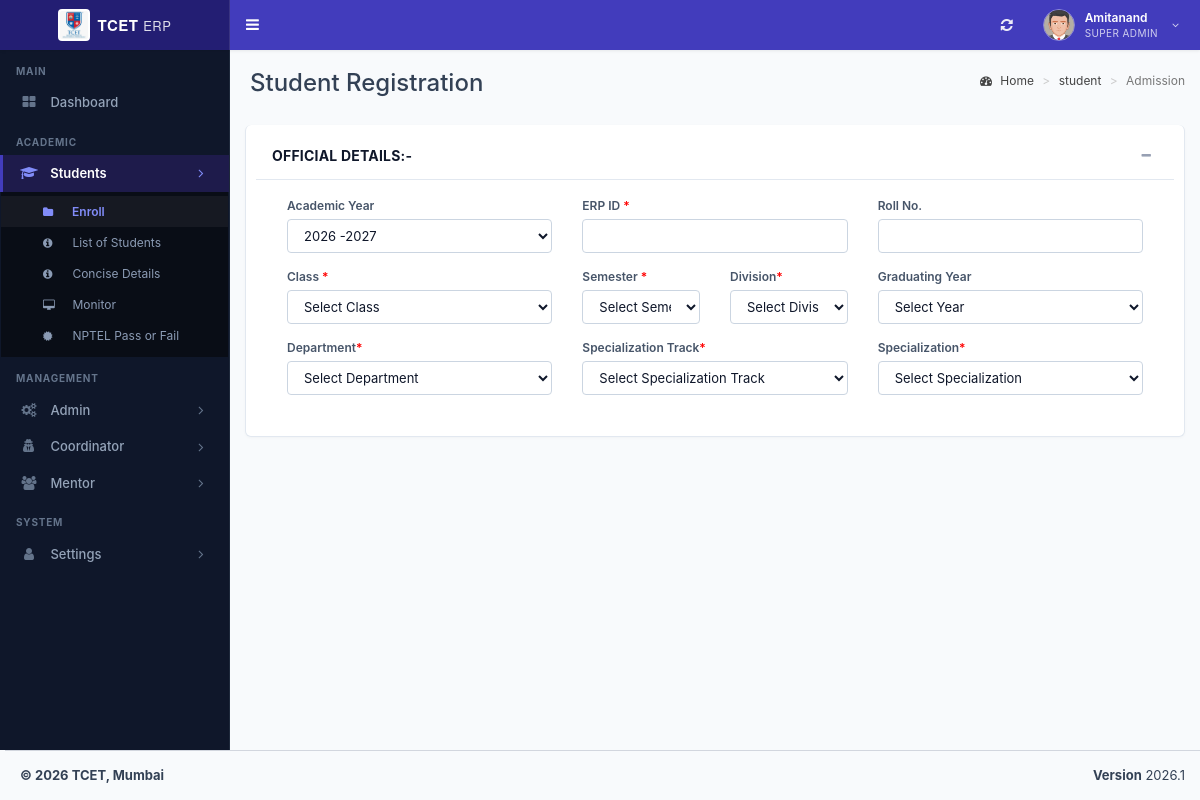
/admin/student_admission.php (signed in), run on the app's committed database.
### tables this page shows
CREATE TABLE `st_role_master` (
  `role_id` int(11) NOT NULL,
  `role_name` varchar(100) NOT NULL,
  PRIMARY KEY (`role_id`)
);

CREATE TABLE `st_login` (
  `login_id` int(11) NOT NULL AUTO_INCREMENT,
  `username` varchar(200) NOT NULL,
  `password` varchar(255) NOT NULL,
  `user_id` int(11) NOT NULL,
  `created_at` timestamp NOT NULL DEFAULT current_timestamp(),
  PRIMARY KEY (`login_id`)
);

CREATE TABLE `st_user_master` (
  `user_id` int(11) NOT NULL AUTO_INCREMENT,
  `user_name` varchar(150) NOT NULL,
  `email_id` varchar(200) NOT NULL,
  `phone_number` varchar(15) DEFAULT NULL,
  `department_id` int(11) NOT NULL,
  `role_id` int(11) NOT NULL,
  `student_id` int(11) NOT NULL,
  `is_first_login` tinyint(1) DEFAULT 1,
  PRIMARY KEY (`user_id`)
);

CREATE TABLE `st_menu_master` (
  `menu_id` int(11) NOT NULL,
  `menu_name` varchar(100) NOT NULL,
  `menu_icon` varchar(100) NOT NULL DEFAULT 'fa fa-folder',
  PRIMARY KEY (`menu_id`)
);

CREATE TABLE `st_sub_menu_master` (
  `sub_menu_id` int(11) NOT NULL AUTO_INCREMENT,
  `menu_id` int(11) NOT NULL,
  `sort_order` int(11) NOT NULL DEFAULT 0,
  `sub_menu_name` varchar(100) NOT NULL,
  `sub_menu_icon` varchar(100) NOT NULL DEFAULT 'fa fa-angle-double-right',
  `sub_menu_route` varchar(255) NOT NULL DEFAULT '#',
  PRIMARY KEY (`sub_menu_id`)
);

### admin/student_admission.php (the view, shortened to what the rows shown need)
<?php include "header/header.php"; ?>
<div class="content-wrapper">
  <section class="content-header">
    <h1>Student Registration</h1>
  </section>
</div>
</div>
<?php include "header/footer.php"; ?>

### admin/header/header.php (shortened to what the rows shown need)
<?php
require_once __DIR__ . "/../../database/db_connect.php";
$db_handle = new DBController();
$sessionLoginId = intval($_SESSION['user_login_id'] ?? $_SESSION['user_session'] ?? 0);
$username = '';
$userid = 0;
$usertype = 0;
$sql = "SELECT l.login_id, l.username, l.user_id, u.role_id, u.user_name, u.department_id, u.student_id, r.role_name
	    FROM st_login l
	    LEFT JOIN st_user_master u ON u.user_id = l.user_id
	    LEFT JOIN st_role_master r ON r.role_id = u.role_id
	    WHERE l.login_id='" . $sessionLoginId . "' LIMIT 1";
$result = mysqli_query($db_handle->conn, $sql);
if ($result && $result->num_rows > 0) {
	$row = $result->fetch_assoc();
	$username = $row['username'];
	$userid = intval($row['user_id']);
	$usertype = intval($row['role_id']);
}
$name = $username;
$profileSql = "SELECT COALESCE(NULLIF(TRIM(u.user_name), ''), l.username) AS user_name
			   FROM st_login l
			   LEFT JOIN st_user_master u ON u.user_id = l.user_id
			   WHERE l.user_id = $userid LIMIT 1";
$profileResult = mysqli_query($db_handle->conn, $profileSql);
if ($profileResult && ($profileRow = mysqli_fetch_assoc($profileResult))) {
	$profileName = trim((string)($profileRow['user_name'] ?? ''));
	if ($profileName !== '') {
		$name = $profileName;
	}
}
$sql = "SELECT role_name FROM st_role_master WHERE role_id = ? LIMIT 1";
$stmt = mysqli_prepare($db_handle->conn, $sql);
if ($stmt) {
	mysqli_stmt_bind_param($stmt, 'i', $usertype);
	mysqli_stmt_execute($stmt);
	$result = mysqli_stmt_get_result($stmt);
	if ($row = mysqli_fetch_assoc($result)) {
		$role_name = $row['role_name'];
	}
}
?>
<!DOCTYPE html>
<html>
<head>
	<link rel="stylesheet" href="bootstrap/css/bootstrap.min.css">
	<link rel="stylesheet" href="https://cdnjs.cloudflare.com/ajax/libs/font-awesome/4.5.0/css/font-awesome.min.css">
	<link rel="stylesheet" href="https://cdnjs.cloudflare.com/ajax/libs/ionicons/2.0.1/css/ionicons.min.css">
	<link rel="stylesheet" href="dist/css/AdminLTE.min.css">
	<link rel="stylesheet" href="dist/css/skins/_all-skins.min.css">
	<link rel="stylesheet" href="plugins/iCheck/flat/blue.css">
	<link rel="stylesheet" href="plugins/morris/morris.css">
	<link rel="stylesheet" href="plugins/jvectormap/jquery-jvectormap-1.2.2.css">
	<link rel="stylesheet" href="plugins/datepicker/datepicker3.css">
	<link rel="stylesheet" href="plugins/daterangepicker/daterangepicker.css">
	<link rel="stylesheet" href="plugins/bootstrap-wysihtml5/bootstrap3-wysihtml5.min.css">
	<link rel="stylesheet" href="css/erp-theme.css">
</head>
<body class="hold-transition skin-blue sidebar-mini main-content-responsive">
	<div class="wrapper">
		<header class="main-header">
			<nav class="navbar navbar-static-top" role="navigation">
				<div class="navbar-custom-menu">
					<ul class="nav navbar-nav">
						<li class="dropdown user user-menu">
							<a href="#" class="dropdown-toggle erp-header-user-btn" data-toggle="dropdown">
								<div class="erp-header-user-meta hidden-xs">
									<span class="erp-header-user-name"><?php echo htmlspecialchars($name !== '' ? $name : $username); ?></span>
									<span class="erp-header-user-role"><?php echo htmlspecialchars($role_name ?? 'User'); ?></span>
								</div>
							</a>
						</li>
					</ul>
				</div>
			</nav>
		</header>
		<aside class="main-sidebar">
			<section class="sidebar">
				<?php include_once "side_menu.php"; ?>
			</section>
		</aside>

### admin/header/side_menu.php (shortened to what the rows shown need)
<?php
if (!function_exists('sidebar_has_column')) {
function sidebar_has_column($conn, $table, $column)
{
	$escapedColumn = mysqli_real_escape_string($conn, $column);
	$result = mysqli_query($conn, "SHOW COLUMNS FROM $table LIKE '$escapedColumn'");
	$exists = ($result && mysqli_num_rows($result) > 0);
	return $exists;
}
}
$menuHasIconColumn = sidebar_has_column($db_handle->conn, 'st_menu_master', 'menu_icon');
$subMenuHasIconColumn = sidebar_has_column($db_handle->conn, 'st_sub_menu_master', 'sub_menu_icon');
$subMenuHasRouteColumn = sidebar_has_column($db_handle->conn, 'st_sub_menu_master', 'sub_menu_route');
$menuTree = array();
$menuIconSelect = $menuHasIconColumn
	? "COALESCE(NULLIF(TRIM(m.menu_icon), ''), 'fa fa-folder') AS menu_icon"
	: "'fa fa-folder' AS menu_icon";
$subMenuRouteSelect = $subMenuHasRouteColumn
	? "COALESCE(NULLIF(TRIM(sm.sub_menu_route), ''), '#') AS sub_menu_route"
	: "'#' AS sub_menu_route";
$subMenuIconSelect = $subMenuHasIconColumn
	? "COALESCE(NULLIF(TRIM(sm.sub_menu_icon), ''), 'fa fa-angle-double-right') AS sub_menu_icon"
	: "'fa fa-angle-double-right' AS sub_menu_icon";
$menuSql = "SELECT m.menu_id, m.menu_name, $menuIconSelect
			FROM st_menu_master m
			WHERE (
				EXISTS (
					SELECT 1
					FROM st_menu_allocation_master mar
					WHERE mar.menu_id = m.menu_id
					  AND mar.role_id = ?
					  AND mar.sub_menu_id IS NULL
				)
				OR EXISTS (
					SELECT 1
					FROM st_menu_allocation_master maa
					WHERE maa.menu_id = m.menu_id
					  AND maa.role_id = ?
					  AND maa.sub_menu_id IS NOT NULL
				)
			)
			ORDER BY m.menu_id";
$menuStmt = mysqli_prepare($db_handle->conn, $menuSql);
if ($menuStmt) {
	mysqli_stmt_bind_param($menuStmt, 'ii', $usertype, $usertype);
	mysqli_stmt_execute($menuStmt);
	$menuResult = mysqli_stmt_get_result($menuStmt);
	while ($menuRow = mysqli_fetch_assoc($menuResult)) {
		$menuId = (int) $menuRow['menu_id'];
		$menuTree[$menuId] = array(
			'menu_name' => $menuRow['menu_name'],
			'menu_icon' => $menuRow['menu_icon'],
			'submenus' => array()
		);
		$subSql = "SELECT sm.sub_menu_id, sm.sub_menu_name, $subMenuRouteSelect, $subMenuIconSelect
				   FROM st_sub_menu_master sm
				   WHERE sm.menu_id = ?
				   AND (
					   EXISTS (
						   SELECT 1
						   FROM st_menu_allocation_master mar
						   WHERE mar.sub_menu_id = sm.sub_menu_id
							 AND mar.role_id = ?
					   )
				   )
				   ORDER BY sm.sort_order ASC, sm.sub_menu_id ASC";
		$subStmt = mysqli_prepare($db_handle->conn, $subSql);
		if ($subStmt) {
			mysqli_stmt_bind_param($subStmt, 'ii', $menuId, $usertype);
			mysqli_stmt_execute($subStmt);
			$subResult = mysqli_stmt_get_result($subStmt);
			while ($subRow = mysqli_fetch_assoc($subResult)) {
				$menuTree[$menuId]['submenus'][] = $subRow;
			}
		}
	}
}
?>
<ul class="sidebar-menu" id="sidebar-dynamic-menu">
<?php
$sidebarHomeRoute = ((int) ($usertype ?? 0) === 5) ? 'student_dashboard.php' : 'index.php';
$sidebarHomeLabel = ((int) ($usertype ?? 0) === 5) ? 'Dashboard' : 'Dashboard';
$sidebarHomeIcon = ((int) ($usertype ?? 0) === 5) ? 'fa fa-dashboard' : 'fa fa-th-large';
$currentScript = basename($_SERVER['PHP_SELF'] ?? '');
?>
<li class="header">MAIN</li>
<li class="<?php echo ($currentScript === 'index.php' || $currentScript === 'student_dashboard.php') ? 'active' : ''; ?>">
	<a href="<?php echo htmlspecialchars($sidebarHomeRoute); ?>">
		<i class="<?php echo htmlspecialchars($sidebarHomeIcon); ?>"></i>
		<span><?php echo htmlspecialchars($sidebarHomeLabel); ?></span>
	</a>
</li>
<?php
$renderedHeaders = array();
foreach ($menuTree as $menuId => $menuData) {
	$menuName = trim((string) $menuData['menu_name']);
	$menuLower = strtolower($menuName);
	$menuIcon = trim((string) $menuData['menu_icon']);
	$sectionGroup = '';
	if (in_array($menuLower, array('students', 'student', 'coordinator', 'academics', 'academic'), true)) {
		$sectionGroup = 'ACADEMIC';
	} elseif (in_array($menuLower, array('admin', 'mentor', 'management'), true)) {
		$sectionGroup = 'MANAGEMENT';
	} elseif (in_array($menuLower, array('settings', 'system'), true)) {
		$sectionGroup = 'SYSTEM';
	}
	if ($sectionGroup !== '' && !isset($renderedHeaders[$sectionGroup])) {
		echo '<li class="header">' . htmlspecialchars($sectionGroup) . '</li>';
		$renderedHeaders[$sectionGroup] = true;
	}
	$isMenuActive = false;
	if (!empty($menuData['submenus'])) {
		foreach ($menuData['submenus'] as $sub) {
			$routeBase = basename($sub['sub_menu_route'] ?? '');
			if ($routeBase !== '' && $routeBase !== '#' && strpos($currentScript, $routeBase) !== false) {
				$isMenuActive = true;
				break;
			}
		}
	}
?>
<li class="treeview <?php echo $isMenuActive ? 'active' : ''; ?>" data-menu-id="<?php echo $menuId; ?>" id="sidebar-menu-<?php echo $menuId; ?>">
	<a href="#">
		<i class="<?php echo htmlspecialchars($menuIcon); ?>" aria-hidden="true"></i>
		<span><?php echo htmlspecialchars(ucwords(strtolower($menuName))); ?></span>
		<span class="pull-right-container">
			<i class="fa fa-angle-right pull-right"></i>
		</span>
	</a>
	<ul class="treeview-menu" id="sidebar-submenu-<?php echo $menuId; ?>" <?php echo $isMenuActive ? 'style="display: block;"' : ''; ?>>
	<?php if (!empty($menuData['submenus'])) {
		foreach ($menuData['submenus'] as $subMenu) {
			$subId = intval($subMenu['sub_menu_id']);
			$subName = trim((string) $subMenu['sub_menu_name']);
			$subRoute = trim((string) ($subMenu['sub_menu_route'] ?? '#'));
			$subIcon = trim((string) ($subMenu['sub_menu_icon'] ?? 'fa fa-circle-o'));
			$isSubActive = ($subRoute !== '#' && basename($subRoute) === $currentScript);
	?>
		<li class="<?php echo $isSubActive ? 'active' : ''; ?>" data-sub-menu-id="<?php echo $subId; ?>" id="sidebar-submenu-item-<?php echo $subId; ?>">
			<a href="<?php echo htmlspecialchars($subRoute); ?>">
				<i class="<?php echo htmlspecialchars($subIcon); ?>"></i>
				<span><?php echo htmlspecialchars($subName); ?></span>
			</a>
		</li>
	<?php }
	} ?>
	</ul>
</li>
<?php } ?>
</ul>

### data on the page
st_role_master: role_name "SUPER ADMIN"
st_login: user.role_id "Dashboard"
st_menu_master: menu_name "ACADEMIC", menu_name "Students"
st_sub_menu_master: sub_menu_name "Enroll"
st_sub_menu_master: sub_menu_name "List of Students"
st_sub_menu_master: sub_menu_name "Concise Details"
st_sub_menu_master: sub_menu_name "Monitor"
st_sub_menu_master: sub_menu_name "NPTEL Pass or Fail"
st_menu_master: menu_name "MANAGEMENT", menu_name "Admin"
st_menu_master: menu_name "Coordinator"
st_menu_master: menu_name "Mentor"
st_menu_master: menu_name "SYSTEM", menu_name "Settings"

### other printed values
$name !== '' ? $name : $username "Amitanand"
form field academic "2026 -2027"
